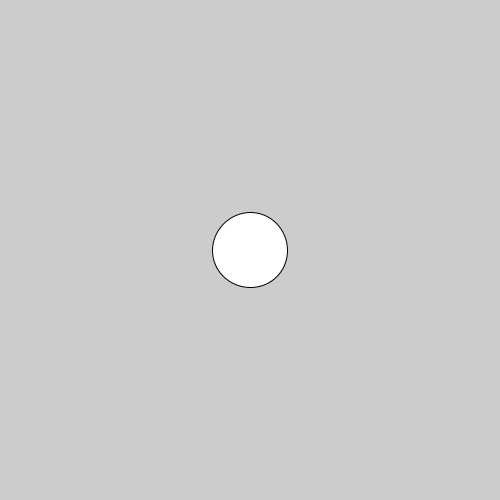
Frame 1 (no input)
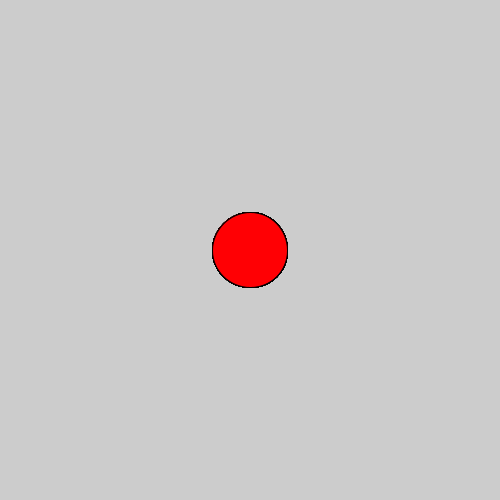
Frame 60 (the mouse pressed at the canvas centre just before this capture)
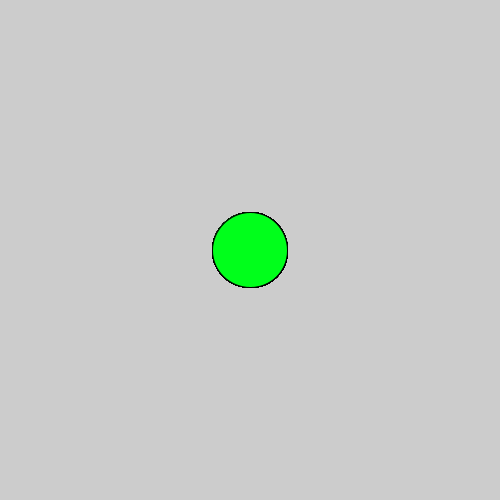
Frame 120 (the mouse held since frame 60 and released just before this capture)

The Processing sketch that drew these frames (run headless with seeded random() and noise(); from frame 60 on, the mouse is pressed at the canvas centre):

// Processing sketch: c_LogicalDot
// ── c_LogicalDot.pde

void setup() {
  
// 1. Set the size of the sketch. Make it 600 pixels square. 
  size (500,500);

}

void draw() {
  ellipse (250,250,75,75);
// 2. Draw an ellipse
// Run the program to make sure it works before moving on.


// 3. Change the color of the ellipse when the mouse is pressed.
//    Use the following code, but put your colors where indicated
//    Remember to use the   fill()  command to set colors.

if (mousePressed) {
 fill (#00FF1B);
   //  put one color here 
  
} else {
  fill (#FF0004);
   // put a different color here
  
}  
  
  
  
}
